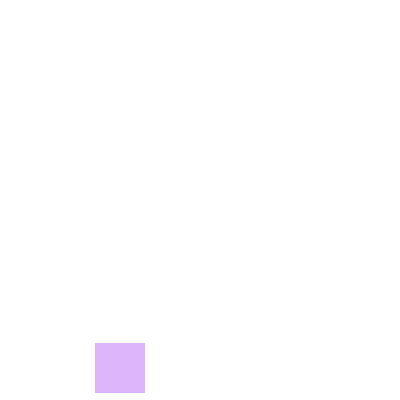
Frame 1 (no input)
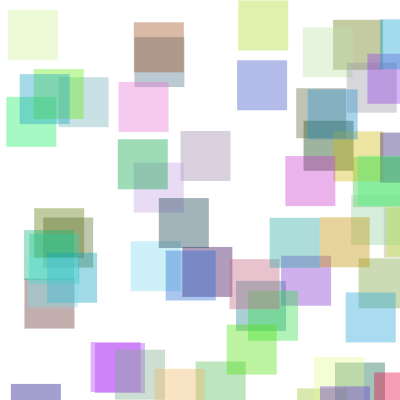
Frame 60 (the mouse pressed at the canvas centre just before this capture)
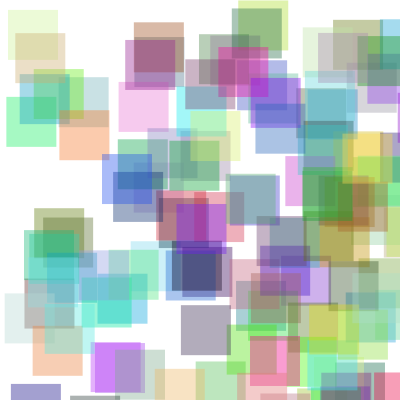
Frame 120 (the mouse held since frame 60 and released just before this capture)

The Processing sketch that drew these frames (run headless with seeded random() and noise(); from frame 60 on, the mouse is pressed at the canvas centre):

// Processing sketch: lesson_02_1
// ── lesson_02_1.pde
//図形に動きをつけてみる
//setup関数とdraw関数は必ずセットで使う

float sizenum = 50;

//初期化関数
void setup(){
  
  size(400,400); //キャンバスの大きさ
  colorMode(RGB,256); //色モード(RGB or HSB)、段階(0〜256)
  background(256); //背景色の設定(0=黒〜256=白)
  
  smooth(); //アンチエイリアス
  noStroke(); //枠線をつけない
  
}

//メインループ関数
void draw(){
   
  fill(random(255),random(255),random(255),100); //塗りつぶす
  rect(random(width),random(height),sizenum,sizenum); //四角を描く
  //ellipse(mouseX,mouseY,sizenum,sizenum); //丸を描く

  //fadeout(); //フェードアウト関数の呼び出し

}

//フェードアウト関数
void fadeout(){
  fill(256,50); //fill(グレースケール,透明度);
  rect(0,0,width,height);
}
